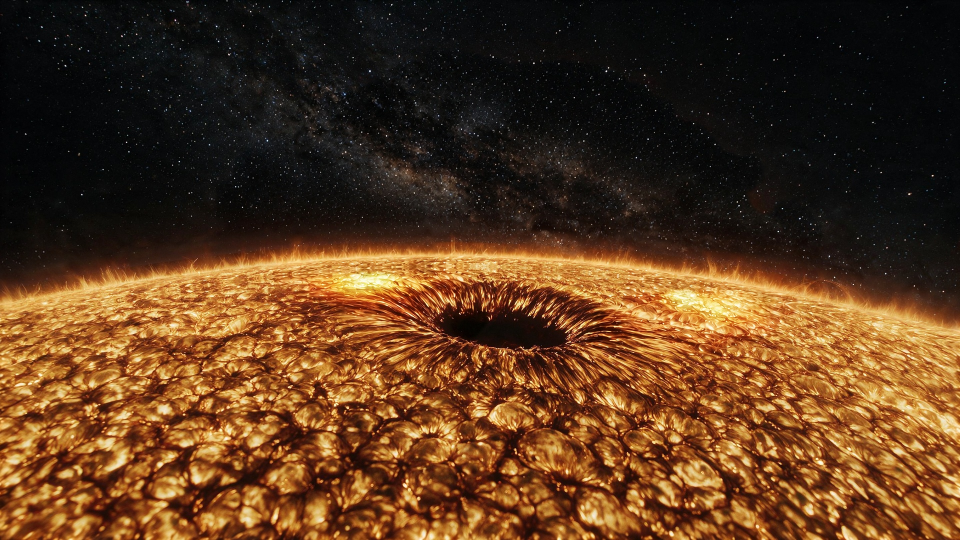
#> input picture assets-src/sun/terrain/base90.jpg, 1920 x 1080 px (shown at 1/2 size)
$ python cells.py ../terrain/base90.jpg
#> lines starting #> are read from the running program, lines starting #| are printed output that depends on the picture; after the words box and inside, x2 and y2 are one past the last pixel; in counts of white or black regions, pixels touching at a corner belong together
"""The cells of the near field read from a picture alone, the same way on the approved image and on a render:
the brightness across a cell (0 at its middle, 1 at its border), the width of the lanes, the count and the sizes.
usage: python3 assets-src/sun/lab/cells.py PICTURE|approved [--box X Y W H] [--out OVERLAY.jpg] [--json FILE]
The picture is brought to 1920 by 1080. Brightness is the largest of the three channels, 0 to 1.
A lane is a dark line: the largest eigenvalue of the Hessian of the brightness (over its mean of 25 px) at widths
of 3 and 5 px, over 0.3, grown down to 0.15, pieces under 120 px dropped. A cell is the ground that climbs to one
top of the distance from the lanes; two tops are one cell where the neck between them is wider than 0.75 of the
smaller top. Cells whose top is under 6 px from a lane are counted and sized but not in the curve. No hand is in
it; a lane with a gap parts two cells where the gap is a neck."""
import sys
import json
import numpy as np
from PIL import Image, ImageDraw
from scipy import ndimage as ndi

args = sys.argv[1:]
name = args[0]
box = (100, 800, 1720, 280)
out = None
dump = None
i = 1
while i < len(args):
    if args[i] == '--box':
        box = tuple(int(v) for v in args[i + 1:i + 5])
        i += 5
    elif args[i] == '--out':
        out = args[i + 1]
        i += 2
    elif args[i] == '--json':
        dump = args[i + 1]
        i += 2
    else:
        i += 1
path = 'references/approved/sun-close.jpg' if name == 'approved' else name
im = Image.open(path).convert('RGB')
#> im is the input picture: PIL image 1920x1080 RGB; mean R, G, B 90.1, 56.9, 29.2
if im.size != (1920, 1080):
    im = im.resize((1920, 1080), Image.LANCZOS)
rgb = np.asarray(im).astype(np.float32) / 255
bx, by, bw, bh = box
pad = 40
x0, y0, x1, y1 = max(bx - pad, 0), max(by - pad, 0), min(bx + bw + pad, 1920), min(by + bh + pad, 1080)
lum = rgb[y0:y1, x0:x1].max(axis=2)
h, w = lum.shape
#> h = 320; w = 1800


def lines(a, s):
#> called with s = 3
    xx = ndi.gaussian_filter(a, s, order=(0, 2))
    yy = ndi.gaussian_filter(a, s, order=(2, 0))
    xy = ndi.gaussian_filter(a, s, order=(1, 1))
    root = np.sqrt(((xx - yy) / 2) ** 2 + xy ** 2)
    big = (xx + yy) / 2 + root
    ang = 0.5 * np.arctan2(2 * xy, xx - yy)
    return np.maximum(big, 0) * s * s, ang


rel = lum / np.maximum(ndi.gaussian_filter(lum, 25), 1e-3)
ra, aa = lines(rel, 3.0)
rb, ab = lines(rel, 5.0)
line = np.maximum(ra, rb)
ang = np.where(ra >= rb, aa, ab)
LINE = 0.3
grown, n = ndi.label(line > LINE * 0.5, structure=np.ones((3, 3)))
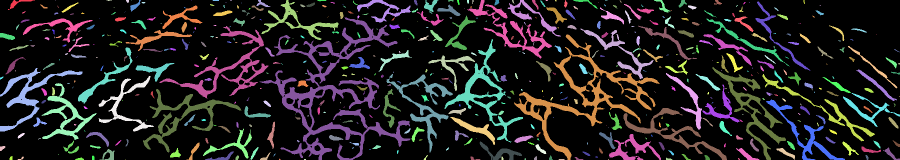
#> grown: shape (320, 1800) int32 (shown at 1/2 size); 523 distinct labels, from 0 to 522; one colour per label, 0 black
#> n = 522
keep = np.unique(grown[line > LINE])
#> keep = 53 values from 10 to 497
lane = np.isin(grown, keep[keep > 0])
#> lane: shape (320, 1800) bool; 15.9% white; 53 white regions, largest, box (x1, y1, x2, y2) and area: (519, 35, 821, 320) 15264, (1028, 69, 1319, 320) 9612, (319, 52, 537, 197) 4761
grown, n = ndi.label(lane, structure=np.ones((3, 3)))
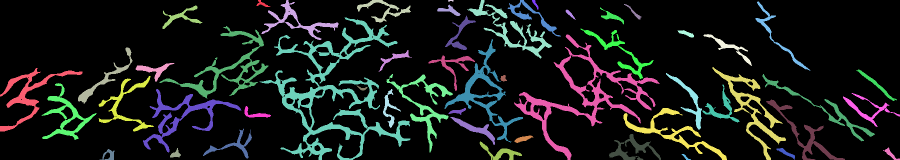
#> grown: shape (320, 1800) int32 (shown at 1/2 size); 54 distinct labels, from 0 to 53; one colour per label, 0 black
#> n = 53
lane = np.isin(grown, np.nonzero(ndi.sum(lane, grown, np.arange(1, n + 1)) >= 120)[0] + 1)
far = ndi.gaussian_filter(ndi.distance_transform_edt(~lane), 2.0)
far = far + 1e-4 * ndi.gaussian_filter(lum, 3.0)
padded = np.pad(far, 1, constant_values=-1.0)
best = far.copy()
goal = np.arange(h * w).reshape(h, w)
for dy in (-1, 0, 1):
    for dx in (-1, 0, 1):
        if dy == 0 and dx == 0:
            continue
        near = padded[1 + dy:1 + dy + h, 1 + dx:1 + dx + w]
        take = near > best
        best = np.where(take, near, best)
        goal = np.where(take, (ys_ := np.arange(h)[:, None] + dy) * w + (np.arange(w)[None, :] + dx), goal)
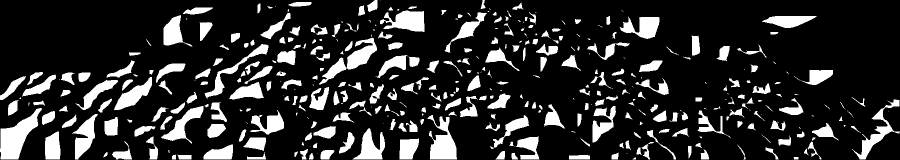
#> take: shape (320, 1800) bool (shown at 1/2 size); 17.4% white; 390 white regions (90 under 20 px), largest, box (x1, y1, x2, y2) and area: (0, 216, 84, 319) 3963, (855, 230, 914, 319) 2932, (638, 75, 754, 169) 2912
goal = goal.ravel()
for _ in range(14):
    goal = goal[goal]
uniq, lab = np.unique(goal, return_inverse=True)
#> uniq = 377 values from 0 to 575931
lab = lab.reshape(h, w) + 1
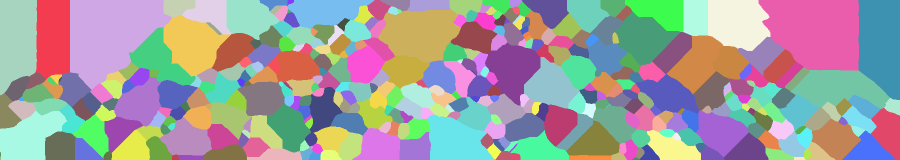
#> lab: shape (320, 1800) int64 (shown at 1/2 size); 377 distinct labels, from 1 to 377; one colour per label, 0 black
count = int(uniq.size)
#> count = 377
NECK = 0.75
parent = np.arange(count + 1)
#> parent = 378 values from 0 to 377


def find(k):
    while parent[k] != k:
        parent[k] = parent[parent[k]]
        k = parent[k]
    return k


peak = ndi.maximum(far, lab, np.arange(count + 1))
#> peak = 378 values, max 159.1 at index 22, min 0 at index 0, mean 14.87
a = np.concatenate([lab[:, :-1].ravel(), lab[:-1, :].ravel()])
b = np.concatenate([lab[:, 1:].ravel(), lab[1:, :].ravel()])
v = np.concatenate([np.minimum(far[:, :-1], far[:, 1:]).ravel(), np.minimum(far[:-1, :], far[1:, :]).ravel()])
keep = a != b
a, b, v = a[keep], b[keep], v[keep]
key = np.minimum(a, b).astype(np.int64) * (count + 1) + np.maximum(a, b)
order = np.argsort(key, kind='stable')
key, v = key[order], v[order]
uniq, start = np.unique(key, return_index=True)
#> uniq = 1060 values from 380 to 141747; start = 1060 values from 0 to 30363
neck = np.maximum.reduceat(v, start)
#> neck = 1060 values, max 139.8 at index 4, min 1.32e-05 at index 455, mean 3.67
for j in np.argsort(-neck):
    a, b = find(int(uniq[j] // (count + 1))), find(int(uniq[j] % (count + 1)))
    if a == b:
        continue
    if neck[j] > NECK * min(peak[a], peak[b]):
        parent[b] = a
        peak[a] = max(peak[a], peak[b])
#> this loop made 1060 passes
#> (j, a, b) on passes 1 to 3: (4, 2, 3), (92, 21, 22), (0, 1, 2)
#> after the loop, parent = 378 values, max 374 at index 374, min 0 at index 0, mean 172.2; peak = 378 values, max 159.1 at index 21, min 0 at index 0, mean 17.72
lab = np.array([find(k) for k in range(count + 1)])[lab]
#> lab: shape (320, 1800) int64; 183 distinct labels, from 4 to 374

edge = np.zeros((h, w), bool)
edge[:, :-1] |= lab[:, :-1] != lab[:, 1:]
#> edge: shape (320, 1800) bool; 1.7% white in thin lines or dots
edge[:, 1:] |= lab[:, :-1] != lab[:, 1:]
edge[:-1, :] |= lab[:-1, :] != lab[1:, :]
edge[1:, :] |= lab[:-1, :] != lab[1:, :]
#> edge: shape (320, 1800) bool; 4.7% white in thin lines or dots
deep = ndi.distance_transform_edt(~edge)
ids = np.unique(lab)
#> ids = 183 values from 4 to 374
rim = set(np.unique(np.concatenate([lab[0], lab[-1], lab[:, 0], lab[:, -1]])).tolist())
#> rim = 46 items
ys, xs = np.mgrid[0:h, 0:w]
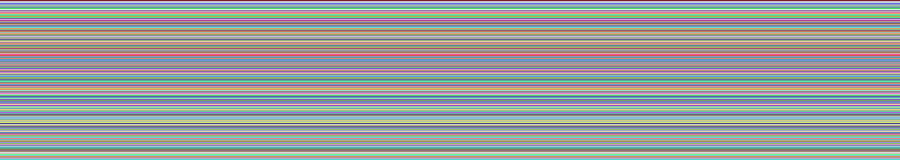
#> ys: shape (320, 1800) int64 (shown at 1/2 size); 320 distinct labels, from 0 to 319; one colour per label, 0 black
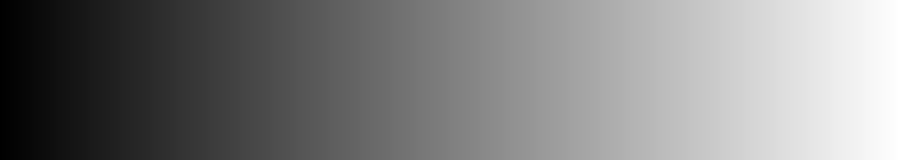
#> xs: shape (320, 1800) int64 (shown at 1/2 size); min 0, max 1799, mean 899.5; drawn with min black and max white
area = ndi.sum(np.ones_like(lab), lab, ids)
#> area = 183 values, max 53932 at index 68, min 39 at index 17, mean 3147.5
cy = ndi.mean(ys, lab, ids) + y0
#> cy = 183 values, max 1077.4 at index 180, min 765.7 at index 7, mean 940.8
cx = ndi.mean(xs, lab, ids) + x0
#> cx = 183 values, max 1846.1 at index 113, min 87.73 at index 124, mean 961.8
most = ndi.maximum(deep, lab, ids)
#> most = 183 values, max 195.8 at index 12, min 2 at index 17, mean 20.14
cells = []
for k, a, yy, xx, m in zip(ids, area, cy, cx, most):
    if k in rim or a < 30:
        continue
    if not (bx <= xx < bx + bw and by <= yy < by + bh):
        continue
    cells.append((int(k), float(a), float(m)))
#> this loop made 183 passes
#> (k, a, yy, xx, m) on passes 1 to 3: (4, 1708, 773.7, 415, 26), (5, 10014, 792.7, 526.6, 62.23), (7, 1431, 775.4, 613.7, 21.21)
#> after the loop, cells = 130 items, first 6: (34, 1916, 13.93), (37, 1323, 13), (41, 343, 7), (42, 6160, 31.58), (43, 1514, 15.65), (48, 1517, 15.23)
sizes = np.array([2 * np.sqrt(a / np.pi) for _, a, _ in cells])
#> sizes = 130 values, max 147.4 at index 15, min 7.48 at index 38, mean 41.84
med = float(np.median(sizes))
#> med = 36.12
small = float(np.mean(sizes < med / 2))
#> small = 0.1
sides = []
curve = []
spread = []
late = 0
used = 0
for k, a, m in cells:
    if m < 6:
        continue
    sel = lab == k
    t = 1 - deep[sel] / m
    v = lum[sel]
    px, py = xs[sel].astype(np.float64), ys[sel].astype(np.float64)
    px -= px.mean()
    py -= py.mean()
    inner = t < 0.7
    if inner.sum() > 20:
        fit = np.linalg.lstsq(np.stack([np.ones(inner.sum()), px[inner], py[inner]], axis=1), v[inner], rcond=None)[0]
        reach = np.sqrt(a / np.pi)
        sides.append((fit[1] * reach / max(fit[0], 1e-3), fit[2] * reach / max(fit[0], 1e-3)))
    row = []
    wide = []
    for j in range(11):
        pick = np.abs(t - j / 10) <= 0.05
        row.append(v[pick].mean() if pick.any() else np.nan)
        wide.append(v[pick].std() if pick.any() else np.nan)
    curve.append(row)
    spread.append(wide)
    late += int(np.nanargmax(row) >= 5)
    used += 1
#> this loop made 130 passes
#> (k, a, m, fit, reach, late) on passes 1 to 12: (34, 1916, 13.93, [0.559, 0.00706, -0.0125], 24.7, 0), (37, 1323, 13, [0.414, 0.00545, 0.00339], 20.52, 0), (41, 343, 7, [0.526, -0.0388, 0.00675], 10.45, 0), (42, 6160, 31.58, [0.697, -0.00616, -0.00478], 44.28, 0), (43, 1514, 15.65, [0.663, -0.00491, 0.00533], 21.95, 0), (48, 1517, 15.23, [0.361, -0.00666, 0.00257], 21.97, 1), (55, 2007, 15.52, [0.713, 0.000205, 0.00807], 25.28, 1), (56, 1697, 18.44, [0.736, 0.00377, 0.00836], 23.24, 2), (58, 2872, 19.72, [0.533, 0.0074, -0.00322], 30.24, 2), (60, 2228, 16.97, [0.682, 0.00148, 0.00621], 26.63, 2), (63, 894, 10.77, [0.404, 0.0238, -0.0114], 16.87, 2), (68, 4065, 26.31, [0.658, -0.00274, -0.00376], 35.97, 2)
#> (fit, reach) on passes 61 to 66: ([0.578, -0.0112, 0.00941], 8.43), ([0.284, -0.00775, -0.0142], 27.25), ([0.64, 0.00893, 0.00877], 35.58), ([0.634, -0.0118, 0.0225], 11.98), ([0.483, 0.0396, 0.0306], 9.8), ([0.545, 0.0102, -0.00477], 29.97)
#> pass 3, `sel = lab == k`:
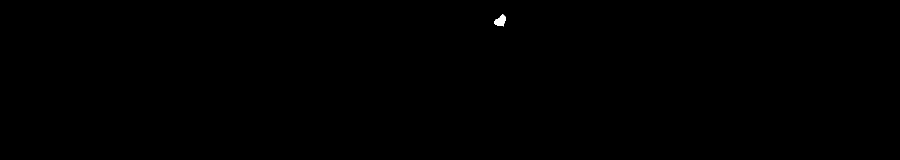
#> sel: shape (320, 1800) bool (shown at 1/2 size); 0.06% white; 1 white region, box (x1, y1, x2, y2) and area: (988, 28, 1012, 53) 343
#> after the loop, curve = 118 items; late = 15; sides = 118 pairs, first value -0.771 to 0.993, second value -1.36 to 0.811; spread = 118 items; used = 118
curve = np.nanmean(np.array(curve), axis=0)
#> curve = [0.669, 0.664, 0.653, 0.64, 0.613, 0.581, 0.536, 0.484, 0.423, 0.36, 0.318]
spread = np.nanmean(np.array(spread), axis=0)
#> spread = [0.0491, 0.0875, 0.113, 0.131, 0.146, 0.155, 0.16, 0.159, 0.151, 0.133, 0.115]
sides = np.array(sides)
lean = np.hypot(sides[:, 0], sides[:, 1])
#> lean = 118 values, max 1.55 at index 54, min 0.0276 at index 87, mean 0.381
covered = float(sum(a for _, a, _ in cells)) / (bw * bh)
#> covered = 0.503

ey, ex = np.nonzero(edge & (deep < 1.5))
inside = (ex + x0 >= bx) & (ex + x0 < bx + bw) & (ey + y0 >= by) & (ey + y0 < by + bh)
ey, ex = ey[inside][::3], ex[inside][::3]
#> ey = 8253 values from 40 to 319; ex = 8253 values, max 1759 at index 5250, min 40 at index 2433, mean 894
steps = np.arange(-14, 14.01, 0.5)
ca, sa = np.cos(ang[ey, ex]), np.sin(ang[ey, ex])
#> ca = 8253 values, max 1 at index 8245, min 0.000206 at index 5277, mean 0.579; sa = 8253 values, max 1 at index 5277, min -1 at index 2934, mean -0.0975
px = ex[:, None] + ca[:, None] * steps[None, :]
py = ey[:, None] + sa[:, None] * steps[None, :]
prof = ndi.map_coordinates(lum, [py, px], order=1, mode='nearest')
mid = len(steps) // 2
widths = []
depths = []
lined = []
for p in prof:
    c = mid - 6 + int(np.argmin(p[mid - 6:mid + 7]))
    if c < 16 or c > len(p) - 17:
        continue
    left, right = p[c - 16:c + 1][::-1], p[c:c + 17]
    dep = min(left.max(), right.max()) - p[c]
    if dep < 0.08:
        continue
    half = p[c] + dep / 2
    wide = 0.0
    ok = True
    for side in (left, right):
        over = np.nonzero(side >= half)[0]
        if over.size == 0:
            ok = False
            break
        j = int(over[0])
        frac = (half - side[j - 1]) / max(side[j] - side[j - 1], 1e-6) if j > 0 else 0.0
        wide += (j - 1 + frac) * 0.5 if j > 0 else 0.0
    if not ok:
        continue
    widths.append(wide)
    depths.append(dep)
    lined.append(p[c - 16:c + 17])
#> this loop made 8253 passes
#> (c, dep, half) on passes 1 to 3: (29, 0.592, 0.649), (26, 0.126, 0.459), (24, 0.158, 0.422)
widths = np.array(widths)
res = {
    'picture': name,
    'box': list(box),
    'cells': len(cells),
    'share of the box in counted cells': round(covered, 3),
    'cells in a box wholly counted': round(len(cells) / max(covered, 1e-6), 1),
    'cells in the curve': used,
    'median width px': round(med, 1),
    'share under half the median': round(small, 3),
    'share under 30 px': round(float(np.mean(sizes < 30)), 3),
    'sizes px 10 25 50 75 90': [round(float(v), 1) for v in np.percentile(sizes, [10, 25, 50, 75, 90])],
    'curve middle to border': [round(float(v), 3) for v in curve],
    'spread inside a ring, middle to border': [round(float(v), 3) for v in spread],
    'share of cells lightest in their outer half': round(late / max(used, 1), 3),
    'side to side over a cell (slope times its half width over its mean), median': round(float(np.median(lean)), 3),
    'one direction for all cells (0 none, 1 all), and the mean direction x y': [round(float(np.hypot(*sides.mean(axis=0)) / lean.mean()), 3), round(float(sides[:, 0].mean()), 3), round(float(sides[:, 1].mean()), 3)],
    'lane width px median': round(float(np.median(widths)), 2),
    'lane width px 25 75': [round(float(v), 2) for v in np.percentile(widths, [25, 75])],
    'lane depth median': round(float(np.median(depths)), 3),
    'lane crossings': int(widths.size),
    'lane profile': [round(float(v), 3) for v in np.mean(np.array(lined), axis=0)[::2]],
    'mean': round(float(lum[by - y0:by - y0 + bh, bx - x0:bx - x0 + bw].mean()), 3),
}
for k, v in res.items():
    print(k + ':', v)
#> this loop made 21 passes
#> (k, v) on passes 1, 2, 3, 4, 5, 6, 7, 8, 9, 10, 16, 17: ('picture', '../terrain/base90.jpg'), ('box', [100, 800, 1720, 280]), ('cells', 130), ('share of the box in counted cells', 0.503), ('cells in a box wholly counted', 258.5), ('cells in the curve', 118), ('median width px', 36.1), ('share under half the median', 0.1), ('share under 30 px', 0.4), ('sizes px 10 25 50 75 90', [18.1, 22.1, 36.1, 55.1, 72]), ('lane width px median', 7.3), ('lane width px 25 75', [5.65, 8.88])
#> k on passes 11, 12, 20: 'curve middle to border', 'spread inside a ring, middle to border', 'lane profile'
#| picture: ../terrain/base90.jpg
#| box: [100, 800, 1720, 280]
#| cells: 130
#| share of the box in counted cells: 0.503
#| cells in a box wholly counted: 258.5
#| cells in the curve: 118
#| median width px: 36.1
#| share under half the median: 0.1
#> (further printed lines are left out)
if dump:
    json.dump(res, open(dump, 'w'))
if out:
    show = (rgb[y0:y1, x0:x1] * 255).astype(np.uint8).copy()
    show[lane] = (255, 0, 255)
    show[edge] = (0, 255, 255)
    keep = set(k for k, _, _ in cells)
    off = ~np.isin(lab, list(keep))
    show[off & ~edge] = (show[off & ~edge] * 0.45).astype(np.uint8)
    both = Image.new('RGB', (w, h * 2))
    both.paste(Image.fromarray((rgb[y0:y1, x0:x1] * 255).astype(np.uint8)), (0, 0))
    both.paste(Image.fromarray(show), (0, h))
    ImageDraw.Draw(both).text((6, 4), name, fill=(255, 255, 255))
    both.save(out, quality=90)

$ run again, on assets-src/jupiter/relief/canvas-wide.jpg
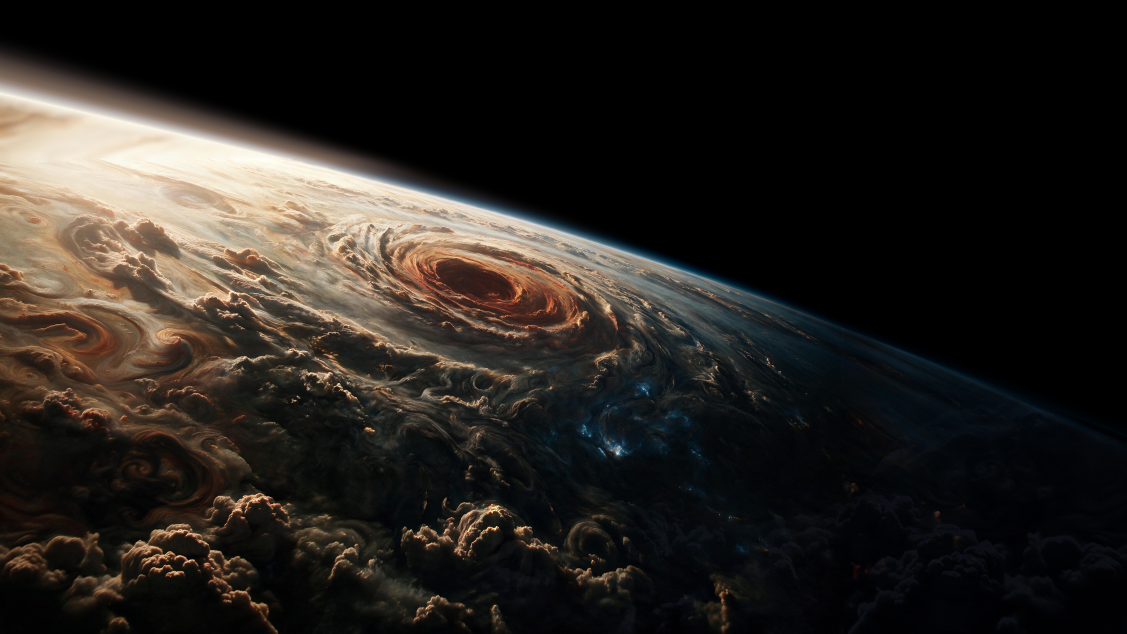
#> input picture assets-src/jupiter/relief/canvas-wide.jpg, 5632 x 3168 px (shown at 1/5 size)
#> im is the input picture: PIL image 5632x3168 RGB; mean R, G, B 39.3, 35.1, 31.1
#> im: PIL image 1920x1080 RGB
#> `grown, n = ndi.label(line > LINE * 0.5, structure=np.ones((3, 3)))`: n = 290
#> keep = 38 values from 4 to 285
#> `grown, n = ndi.label(lane, structure=np.ones((3, 3)))`: n = 38
#> after the loop `for dy in (-1, 0, 1):`:
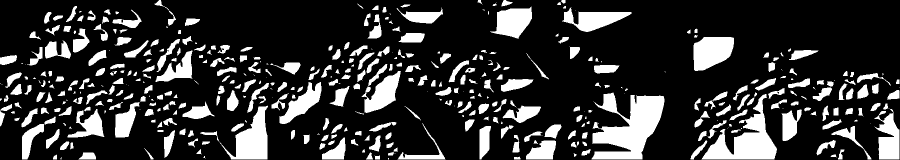
#> take: shape (320, 1800) bool (shown at 1/2 size); 20.1% white; 433 white regions (83 under 20 px), largest, box (x1, y1, x2, y2) and area: (1183, 185, 1329, 319) 11009, (1403, 188, 1554, 319) 7601, (400, 211, 536, 319) 5060
#> `uniq, lab = np.unique(goal, return_inverse=True)`: uniq = 496 values from 0 to 575999
#> `peak = ndi.maximum(far, lab, np.arange(count + 1))`: peak = 497 values, max 143 at index 22, min 0 at index 0, mean 9.42
#> `uniq, start = np.unique(key, return_index=True)`: uniq = 1398 values from 499 to 246511; start = 1398 values from 0 to 30949
#> neck = 1398 values, max 138.8 at index 109, min 4.96e-06 at index 1051, mean 2.21
#> the loop `for j in np.argsort(-neck):` made 1398 passes
#> (j, a, b) on passes 1 to 3: (109, 21, 22), (99, 20, 21), (92, 18, 19)
#> after the loop `for j in np.argsort(-neck):`: parent = 497 values, max 486 at index 486, min 0 at index 0, mean 240.2; peak = 497 values, max 143 at index 18, min 0 at index 0, mean 11.47
#> `deep = ndi.distance_transform_edt(~edge)`:
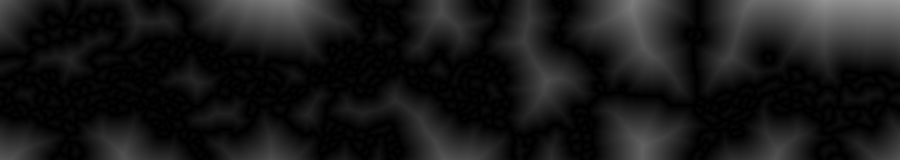
#> deep: shape (320, 1800) float64 (shown at 1/2 size); min 0, max 148.7, mean 24.5
#> ids = 312 values from 1 to 486
#> rim = 44 items
#> ys: shape (320, 1800) int64; 320 distinct labels, from 0 to 319
#> area = 312 values, max 66968 at index 86, min 16 at index 311, mean 1846.2
#> cy = 312 values, max 1077.9 at index 311, min 763 at index 9, mean 939.4
#> cx = 312 values, max 1848.5 at index 182, min 63.55 at index 195, mean 783.6
#> most = 312 values, max 148.7 at index 86, min 1.41 at index 311, mean 12.96
#> the loop `for k, a, yy, xx, m in zip(ids, area, cy, cx, most):` made 312 passes
#> (k, a, yy, xx, m) on passes 1 to 3: (1, 10706, 805.2, 113.8, 89.81), (6, 157, 763.6, 364, 7.81), (7, 40026, 817, 611.4, 122.6)
#> after the loop `for k, a, yy, xx, m in zip(ids, area, cy, cx, most):`: cells = 257 items, first 6: (33, 814, 12.04), (45, 678, 10.05), (49, 315, 7.21), (50, 401, 9), (52, 1039, 13.6), (53, 335, 7.21)
#> sizes = 257 values, max 126.5 at index 8, min 10.28 at index 110, mean 26
#> med = 22.74
#> small = 0.00778
#> the loop `for k, a, m in cells:` made 257 passes
#> (k, a, m, fit, reach, late) on passes 1 to 7: (33, 814, 12.04, [0.0793, 0.000748, -0.00139], 16.1, 0), (45, 678, 10.05, [0.133, 0.00372, -0.00674], 14.69, 0), (49, 315, 7.21, [0.234, 0.000803, -0.0287], 10.01, 0), (50, 401, 9, [0.187, 0.000206, -0.000589], 11.3, 0), (52, 1039, 13.6, [0.0481, -4.21e-05, 0.000886], 18.19, 0), (53, 335, 7.21, [0.115, 0.000251, 0.00112], 10.33, 0), (54, 724, 12.08, [0.117, 0.000189, 0.000742], 15.18, 0)
#> after the loop `for k, a, m in cells:`: curve = 227 items; late = 16; sides = 227 pairs, first value -1.15 to 1.6, second value -1.99 to 1.69; spread = 227 items; used = 227
#> `curve = np.nanmean(np.array(curve), axis=0)`: curve = [0.342, 0.325, 0.302, 0.271, 0.23, 0.2, 0.168, 0.148, 0.131, 0.117, 0.113]
#> `spread = np.nanmean(np.array(spread), axis=0)`: spread = [0.0425, 0.0796, 0.1, 0.112, 0.113, 0.113, 0.105, 0.0962, 0.0863, 0.079, 0.0757]
#> lean = 227 values, max 2.01 at index 204, min 0.00804 at index 89, mean 0.633
#> covered = 0.359
#> ey = 9499 values from 40 to 319; ex = 9499 values, max 1759 at index 3812, min 40 at index 3765, mean 770.7
#> ca = 9499 values, max 1 at index 3395, min 0.000116 at index 6370, mean 0.563; sa = 9499 values, max 1 at index 6370, min -1 at index 6156, mean 0.0233
#> the loop `for p in prof:` made 9499 passes
#> (c, dep) on passes 1 to 3: (28, 0.0196), (32, 0.0114), (22, 0.068)
#> the loop `for k, v in res.items():` made 21 passes
#> (k, v) on passes 1 to 8: ('picture', '../../jupiter/relief/canvas-wide.jpg'), ('box', [100, 800, 1720, 280]), ('cells', 257), ('share of the box in counted cells', 0.359), ('cells in a box wholly counted', 715.3), ('cells in the curve', 227), ('median width px', 22.7), ('share under half the median', 0.008)
#> (printed output is left out)
